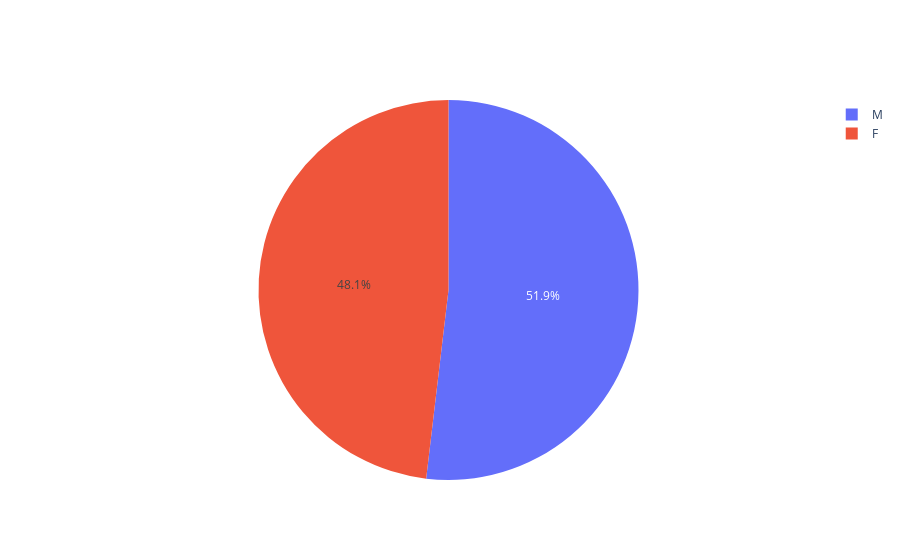

Notebook code cell kept with this figure:
### Code cell
import plotly.graph_objects as go
fig = go.Figure(data = [go.Pie(values=grouped_df['Purchase'], labels=grouped_df['Gender'])])
fig.show()

### Figure 1 — Plotly figure (JSON) as saved in the notebook; plotly's stock layout.template omitted (floating-point values rounded to 4 significant figures)
{"data": [{"labels": ["F", "F", "F", "F", "F", "F", "F", "M", "M", "M", "M", "M", "M", "M"], "type": "pie", "values": [8339.0, 8343.0, 8728.0, 8960.0, 8842.0, 9042.0, 9007.0, 9235.0, 9441.0, 9410.0, 9453.0, 9357.0, 9705.0, 9438.0]}], "layout": {}}
